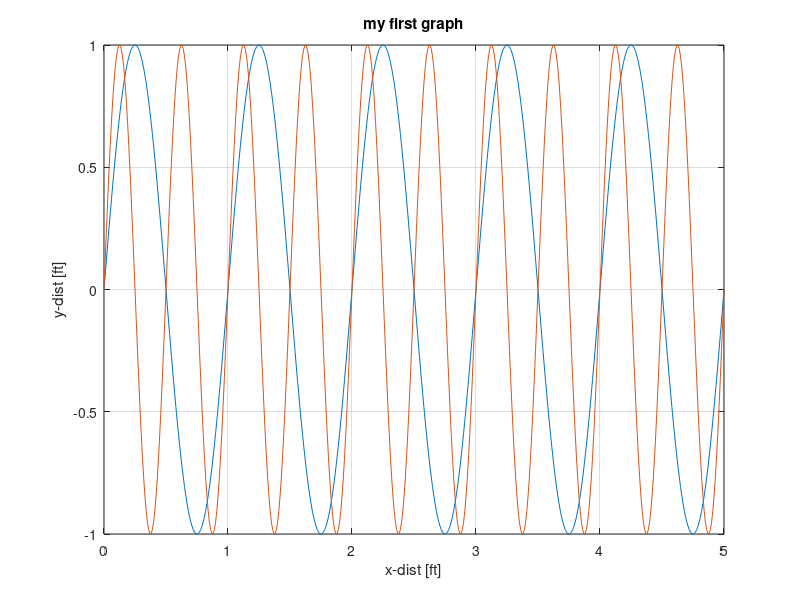

Source code (MATLAB):
% my sine program

% housekeeping commands
    clc; close all; clear;
    
% x drum head

    x_ft = 0:0.01:5;
    
% make a y-vector displacement of the drum head sine

    y_ft = zeros(1, length(x_ft));  % initialize vector of zeros
    y2_ft = zeros(1, length(x_ft));
    
    for idx = 1:length(x_ft)
        y_ft(idx) = sin(2*pi*x_ft(idx));
        y2_ft(idx) = sin(4*pi*x_ft(idx));  % transformation
    end
    
% display

    plot(x_ft, y_ft)
    grid on
    xlabel('x-dist [ft]')
    ylabel('y-dist [ft]')
    title('my first graph')
    
    hold on
    plot(x_ft, y2_ft)
    